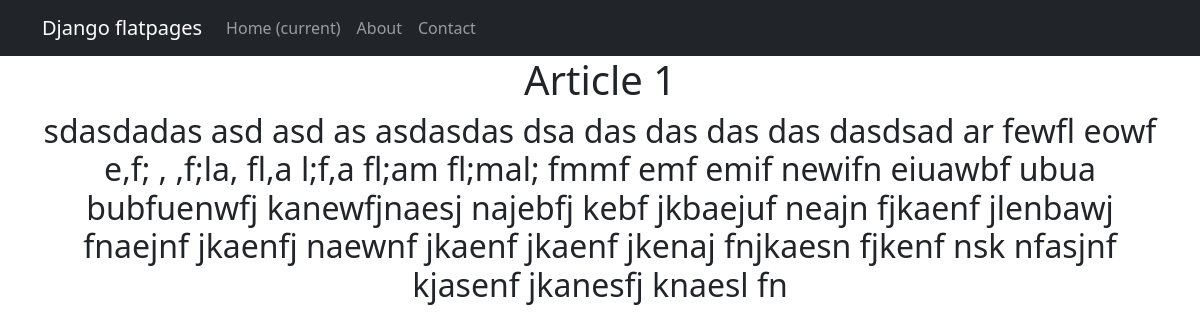
The page /news/1 on the database as committed earlier.
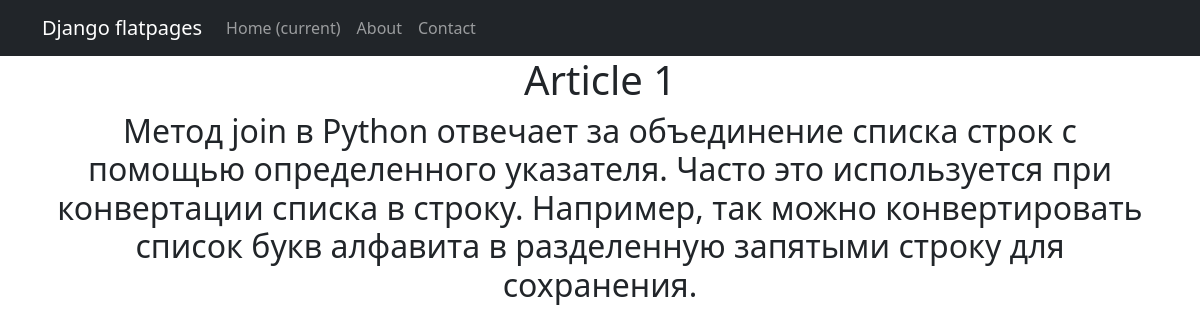
The same page on the database as committed later.
### News_Portal/models.py (models this page shows, shortened)
class Post(models.Model):
    title = models.CharField(max_length=255)
    text = models.TextField()
    rating = models.SmallIntegerField(default=0)
    NEWS = 'NW'
    ARTICLE = 'AR'
    CAT_CHOICES = (
        (NEWS, 'Новость'),
        (ARTICLE, 'Статья'),
    )
    type = models.CharField(max_length=2, choices=CAT_CHOICES, default=ARTICLE)
    time = models.DateTimeField(auto_now_add=True)
    author = models.ForeignKey(Author, on_delete=models.CASCADE)
    category = models.ManyToManyField(Category, through='PostCategory')

### News_Portal/views.py (the view)
# urls.py: path('<int:pk>', PostDetail.as_view()),  # pk — это первичный ключ товара, который будет выводиться у нас в шаблон
class PostDetail(DetailView):
    model = Post  # модель всё та же, но мы хотим получать детали конкретно отдельного товара
    template_name = 'new.html'  # название шаблона будет product.html
    context_object_name = 'new'  # название объекта. в нём будет

### templates/new.html (shortened to what this page needs)
{% extends 'flatpages/default.html' %}
{% block content %}
<h1>{{ new.title }}</h1>
<tr>
    <h2>{{ new.text }}</h2>
{% endblock content %}

Rows that differ between the two databases and show on the page:
changed Post "Article 1": text "sdasdadas asd asd as asdasdas dsa das das das das dasdsad ar fewfl eowf e,f; , ,f;la, fl,a l;f,a fl;am fl;mal; fmmf emf emif newifn eiuawbf ubua bubfuenwfj kanewfjnaesj najebfj kebf jkbaejuf neajn fjkaenf jlenbawj fnaejnf jkaenfj naewnf jkaenf jkaenf jkenaj fnjkaesn fjkenf nsk nfasjnf kjasenf jkanesfj knaesl fn" → "Метод join в Python отвечает за объединение списка строк с помощью определенного указателя. Часто это используется при конвертации списка в строку. Например, так можно конвертировать список букв алфавита в разделенную запятыми строку для сохранения."
